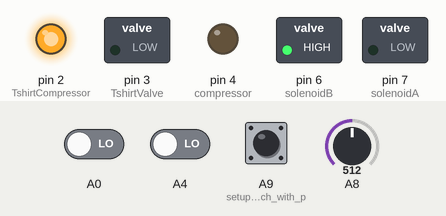
Bench run of a sketch on a simulated Arduino Mega 2560, built with avr-gcc and run on an emulated ATmega2560. Shown: switched loads named in the sketch (green lamp = pin HIGH), output pins drawn as LEDs (lit = HIGH). Dashed ring = blinking. The test bench sets the inputs (shaded band); at power-on: A0 LOW, A8 = 512, A9 (setup_60psi_switch_with_p) HIGH, A4 LOW. What the sketch prints to the serial monitor is not drawn.

Above: at 1.2 s.
1.3 s: A0 driven HIGH
At 1.6 s:
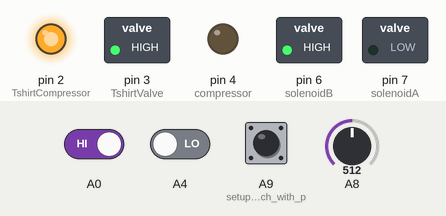
4.3 s: A8 set to 49
7.3 s: A8 set to 42
At 7.7 s:
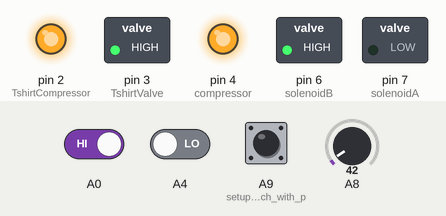
10.3 s: A9 (setup_60psi_switch_with_p) pulled LOW for 0.15 s
At 10.7 s:
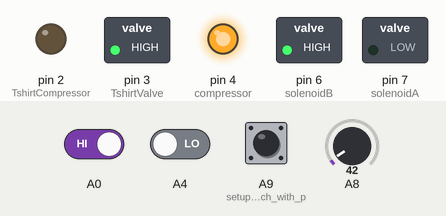
13.3 s: A9 (setup_60psi_switch_with_p) pulled LOW for 3.2 s
At 17.3 s:
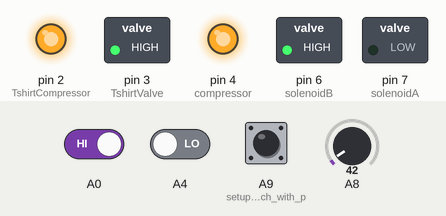
18.0 s: A0 driven LOW
At 19.3 s:
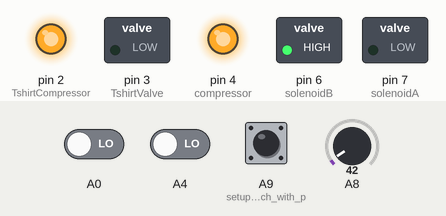
Timing chart, 0 to 20.5 s (numbered marks = the images above; inputs shaded):
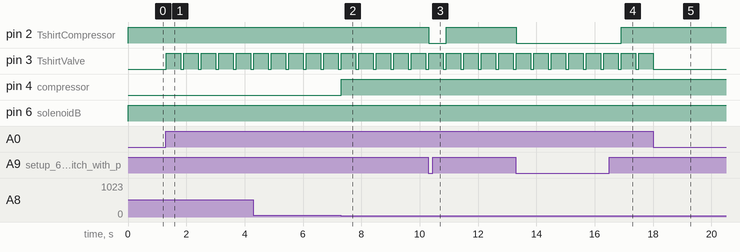

The sketch:

FullPneumaticTestRaspPiControlled.ino
```cpp
// Test Program via Serial Interface for T-shirt Cannon Pneumatics Only //
//
//  Solenoids wired via spiker relay to Mega pins 6, 7
//  T-shirt valve wired via wired via spiker relay to Mega pin 3
//  Lift compressor wired via spiker relay to Mega pin 4
//  T-shirt compressor wired via spiker relay to Mega pin 2
//  60 psi switch wired to A9
//  110 psi switch wired to A8
//
/////////////////////////////////////////////////////////////////////////////////

///////////////////////////////////////////////////////////////
//
//      Rasperry Pi  pins 7 and pins 11
//      pin 7 is mapped to Sparkcore D5 which is mapped through level converter to Mega A0  T-shirt FIRE
//     pin 11 is mapped to Sparkcore D6 which is mapped through level converter to Mega A4  PNEUMATIC LIFT
//
//      Pin 7 HIGH = FIRE T SHIRT
//      Pin 11 HIGH = CANNON LIFT
//      Pin 11 LOW = CANNON LOWER
//
////////////////////////////////////////////////////////////////


int solenoidB = 6;
int solenoidA = 7;
int compressor = 4;
int TshirtCompressor = 2;
int TshirtValve = 3;

int incomingByte = 0;   // for incoming serial data
int sixtyPsiPressureSwitchReading = 0;
int oneTenPsiPressureSwitchReading = 0;

void setup()
{
  Serial.begin(38400);
  pinMode(solenoidA, OUTPUT);
  pinMode(solenoidB, OUTPUT);
  pinMode(compressor, OUTPUT);
  pinMode(TshirtCompressor, OUTPUT);
  pinMode(TshirtValve, OUTPUT);
  Serial.println("Press 1 for Fire");
  Serial.println("Press A for Lift");
  Serial.println("Press B for Lower");
  digitalWrite(TshirtCompressor, LOW);
  digitalWrite(solenoidA, LOW);
  digitalWrite(solenoidB, LOW);
  digitalWrite(compressor, LOW);
  digitalWrite(TshirtValve, LOW);
  pinMode(A9, INPUT_PULLUP);      // setup 60psi switch with pullup resistor
  pinMode(A4, INPUT);  //
  pinMode(A0, INPUT);
}

void loop()
{

  // READ PRESSURE SWITCHES
  sixtyPsiPressureSwitchReading = digitalRead(A9);
  oneTenPsiPressureSwitchReading = analogRead(A8);

  //FEEDBACK LOOP FOR PNEUMATIC LIFT
  if(oneTenPsiPressureSwitchReading < 45)
    digitalWrite(compressor, HIGH);
  else
    digitalWrite(compressor, LOW);

  //FEEDBACK LOOP FOR T-SHIRT CANNON PRESSURE
  if(sixtyPsiPressureSwitchReading)
    digitalWrite(TshirtCompressor, HIGH);
  else
    digitalWrite(TshirtCompressor, LOW);

  //RASPBERRY PI INPUT TO CONTROL FIRING AND LIFTING

     if(digitalRead(A0)) { //Mega A4 is HIGH, Fire T-shirt
         digitalWrite(TshirtValve, HIGH);
         delay(500);
         digitalWrite(TshirtValve, LOW); }
     else if(digitalRead(A4)) {//  A pressed
         digitalWrite(solenoidA, HIGH);
         digitalWrite(solenoidB, LOW);  }
     else if(!digitalRead(A4)) { //  B pressed
         digitalWrite(solenoidA, LOW);
         digitalWrite(solenoidB, HIGH); }


  // SLOW DOWN THE LOOP SLIGHTLY
  delay(100);
}
```

Measured:
- the behaviour switches between 45 and 44 on A8 (found by bisection; images 1 and 2)
- after the input at 1.3 s, pin 3 (TshirtValve): alternates HIGH for 0.50 s and LOW for 0.10 s, starting at once
- after the input at 7.3 s, pin 4 (compressor): LOW → HIGH at once
- after the input at 10.3 s, pin 2 (TshirtCompressor): HIGH → LOW at once, → HIGH 0.60 s later
- after the input at 13.3 s, pin 2 (TshirtCompressor): HIGH → LOW at once, → HIGH 3.6 s later
- after the input at 18.0 s, pin 3 (TshirtValve): goes on until 18.0 s, then stays LOW
